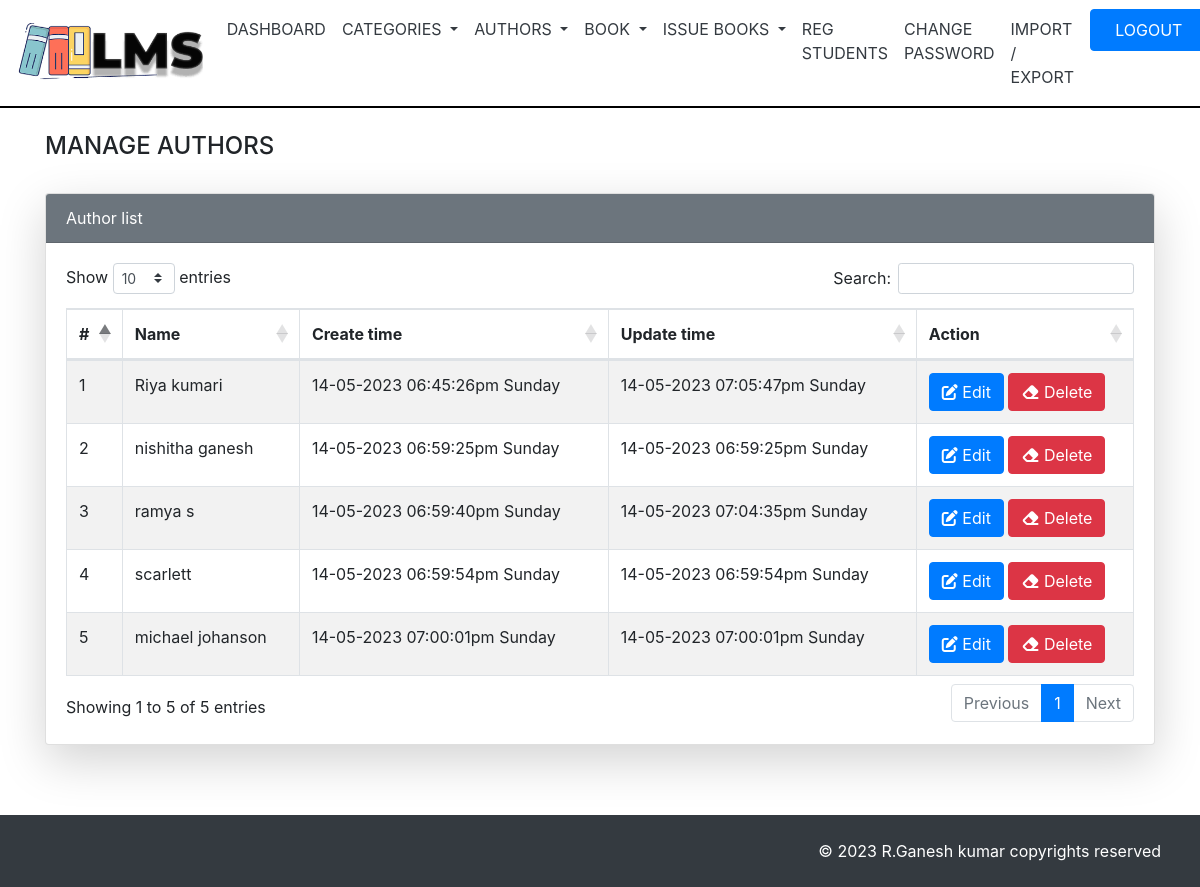
The page /admin/manage_author.php (signed in) on the database its author committed.
### tables this page shows
CREATE TABLE `author` (
  `id` int(11) NOT NULL,
  `name` varchar(50) NOT NULL,
  `create_time` varchar(50) NOT NULL,
  `update_time` varchar(50) NOT NULL
);

### admin/manage_author.php (the view, shortened to what this page needs)
<!DOCTYPE html>
<html lang="en">
<head>
    <link rel="stylesheet" href="https://cdn.jsdelivr.net/npm/bootstrap@4.6.2/dist/css/bootstrap.min.css">
  <link rel="stylesheet" href="https://cdnjs.cloudflare.com/ajax/libs/font-awesome/6.4.0/css/all.min.css" />
  <link rel="stylesheet" href="https://cdnjs.cloudflare.com/ajax/libs/twitter-bootstrap/4.5.2/css/bootstrap.css">
  <link rel="stylesheet" href="https://cdn.datatables.net/1.13.4/css/dataTables.bootstrap4.min.css">
</head>
<body>
<?php
include('aheader.php');
?>
<div class="container">
<h4 class="mt-4">MANAGE AUTHORS</h4>
<div class="row">
<div class="col-md-12">
<div class="card shadow-lg mt-4" style="margin-bottom:70px;">
<div class="card-header bg-secondary text-white">Author list</div>
<div class="card-body">
<table id="example" class=" table table-striped table-bordered" style="width:100%">
<thead>
<tr>
    <th>#</th>
    <th>Name</th>
    <th>Create time</th>
    <th>Update time</th>
    <th>Action</th>
</tr>
</thead>
<tbody>
<?php
include('db.php');
$sql="select * from author";
$result=mysqli_query($con,$sql);
if(mysqli_num_rows($result)>0)
{
    $i=1;
while($row=mysqli_fetch_assoc($result))
{
    ?>
    <tr>
        <td><?php echo $i; ?></td>
        <td><?=$row['name']?></td>
        <td><?=$row['create_time']?></td>
        <td><?=$row['update_time']?></td>
    <td>
        <a href="edit_author.php?id=<?=$row['id']?>" class="btn btn-primary"><i class="fa-solid fa-pen-to-square"></i> Edit</a>
        <a href="delete_author.php?id=<?=$row['id']?>" class="btn btn-danger"><i class="fa-solid fa-eraser"></i> Delete</a>
    </td>
    </tr>
    <?php
    $i++;
}
}
?>
</tbody>
</table>
</div>
</div>
</div>
</div>
</div>
<div class="container-fluid">
<div class="row bg-dark p-4 text-white text-right">
<div class="col">
&copy; <?php echo date('Y'); ?> R.Ganesh kumar copyrights reserved
</div>
</div>
</div>
</body>
</html>

### rows shown on the page
author: name "Riya kumari", create_time "14-05-2023 06:45:26pm Sunday", update_time "14-05-2023 07:05:47pm Sunday"
author: name "nishitha ganesh", create_time "14-05-2023 06:59:25pm Sunday", update_time "14-05-2023 06:59:25pm Sunday"
author: name "ramya s", create_time "14-05-2023 06:59:40pm Sunday", update_time "14-05-2023 07:04:35pm Sunday"
author: name "scarlett", create_time "14-05-2023 06:59:54pm Sunday", update_time "14-05-2023 06:59:54pm Sunday"
author: name "michael johanson", create_time "14-05-2023 07:00:01pm Sunday", update_time "14-05-2023 07:00:01pm Sunday"
